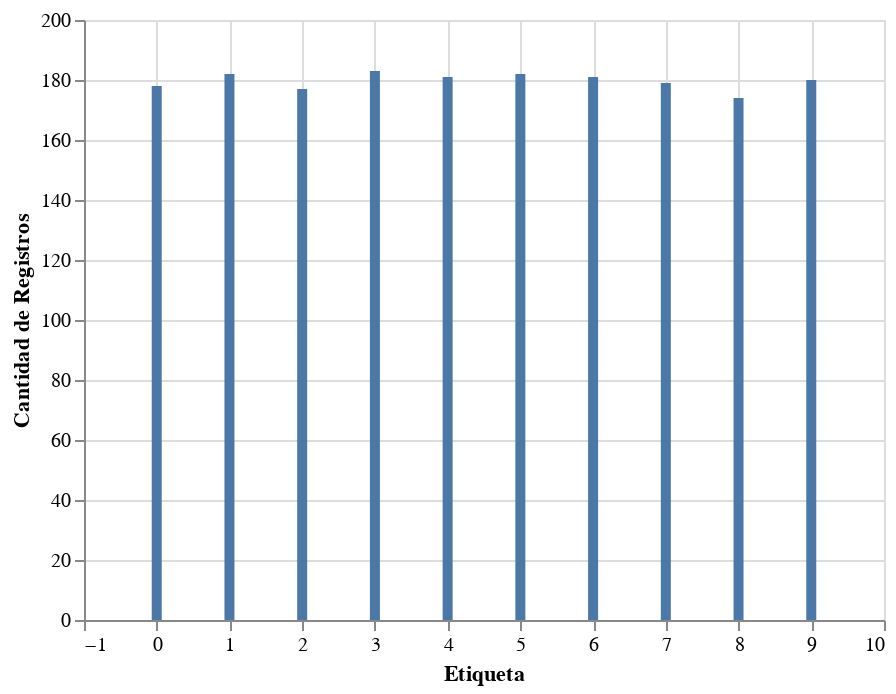

The notebook cell this image was saved under:
### Code cell
import altair as alt

alt.themes.enable('opaque')
alt.Chart(digits).mark_bar().encode(
    x=alt.X('target',title='Etiqueta'),
    y=alt.Y('count()',title='Cantidad de Registros')
)

### Figure 1 — Vega-Lite specification as saved in the notebook (floating-point values rounded to 4 significant figures; data arrays with more than 128 entries replaced by an {"elided": "..."} marker saying what was removed)
{"$schema": "https://vega.github.io/schema/vega-lite/v3.4.0.json", "config": {"background": "white", "mark": {"tooltip": null}, "view": {"height": 300, "width": 400}}, "data": {"name": "data-c5cf0e7ccbb88055c4607db09f70b26c"}, "datasets": {"data-c5cf0e7ccbb88055c4607db09f70b26c": {"elided": "1797 records"}}, "encoding": {"x": {"field": "target", "title": "Etiqueta", "type": "quantitative"}, "y": {"aggregate": "count", "title": "Cantidad de Registros", "type": "quantitative"}}, "mark": "bar"}
